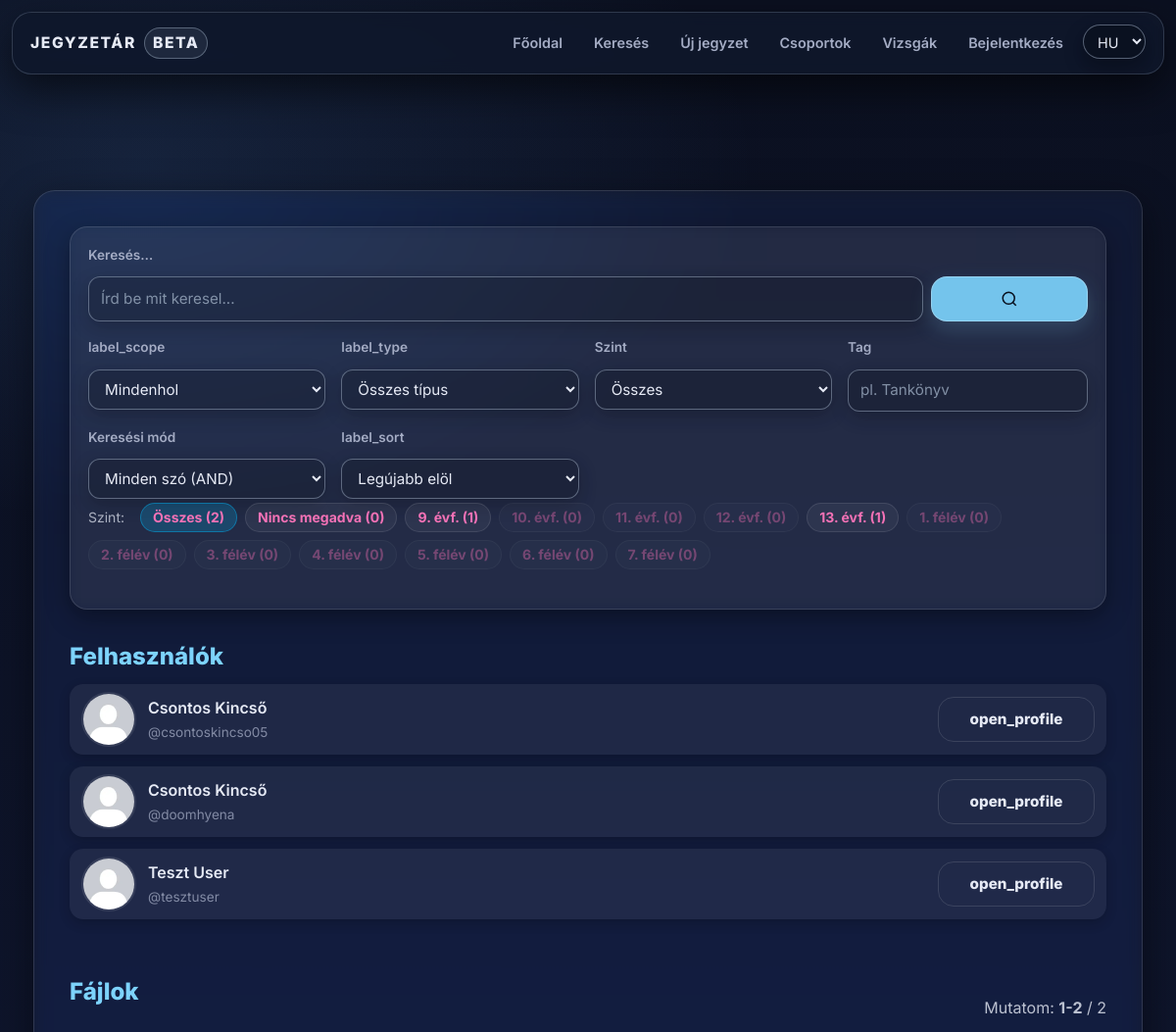
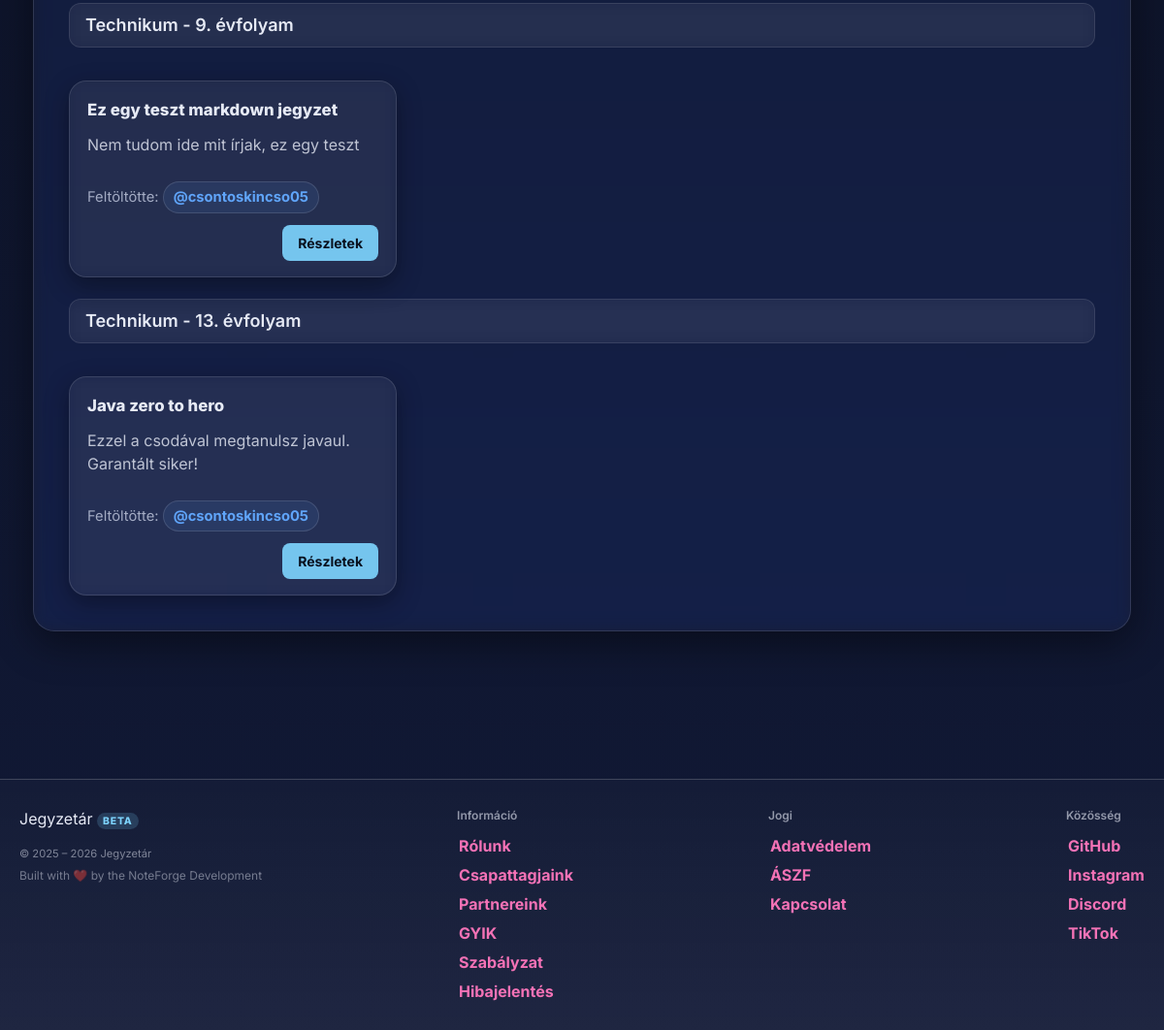
The page /search.php on the database as committed earlier (2 pictures, top to bottom).
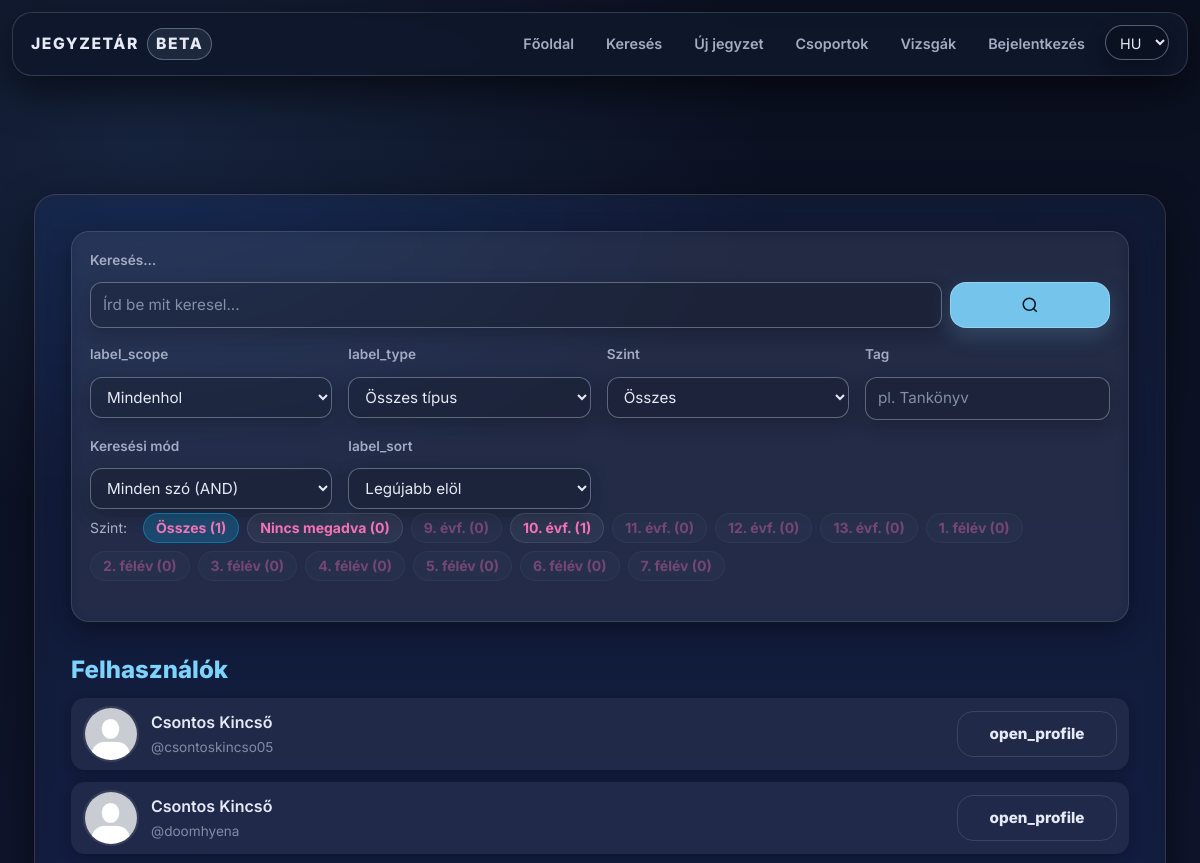
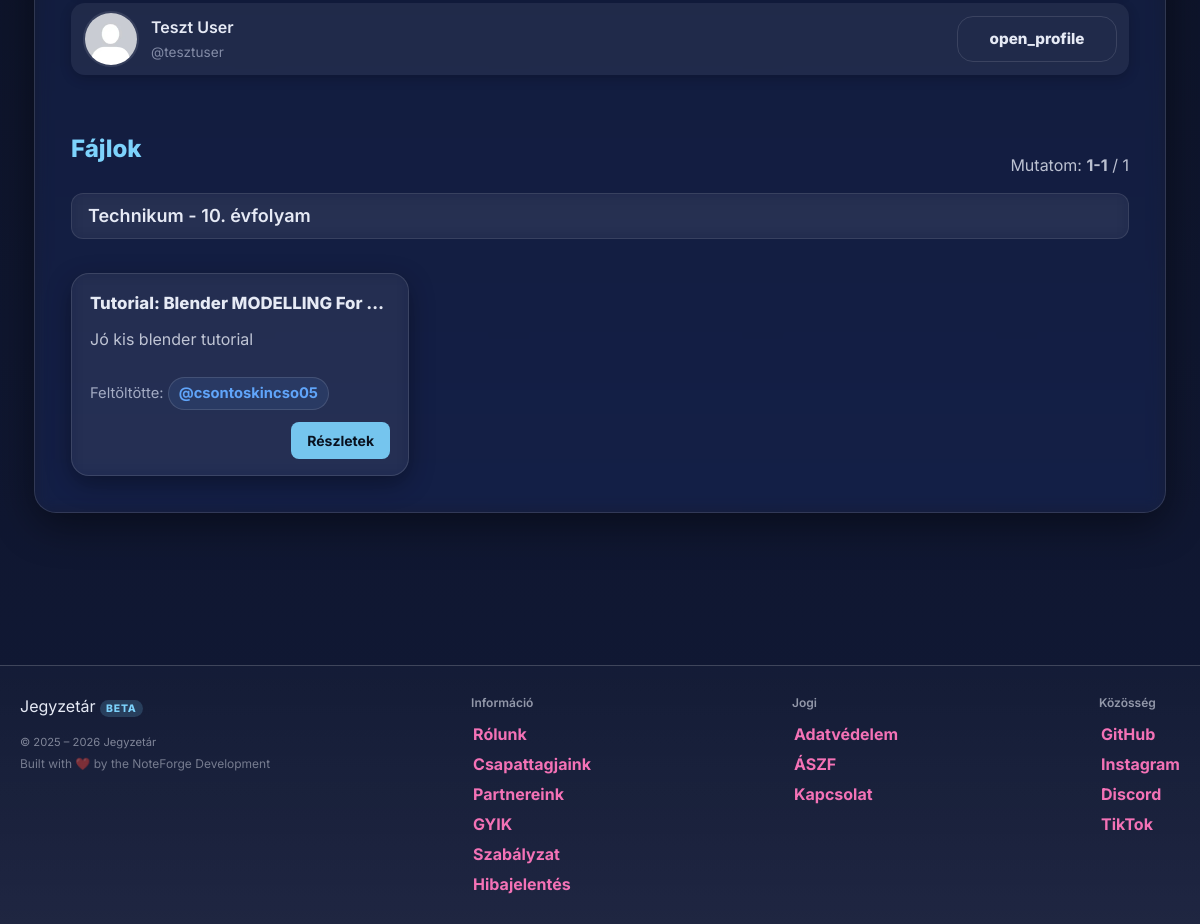
The same page on the database as committed later (2 pictures, top to bottom).
### tables this page shows
CREATE TABLE `users` (
  `id` int(11) NOT NULL,
  `lastname` varchar(100) DEFAULT NULL,
  `firstname` varchar(100) DEFAULT NULL,
  `username` varchar(50) NOT NULL,
  `birthdate` date DEFAULT NULL,
  `gender` varchar(10) DEFAULT NULL,
  `email` varchar(50) NOT NULL,
  `profile_picture` varchar(255) DEFAULT NULL,
  `password` varchar(255) NOT NULL,
  `security_question` varchar(255) NOT NULL,
  `security_answer` varchar(255) NOT NULL,
  `admin` tinyint(1) NOT NULL,
  `teacher` tinyint(1) DEFAULT NULL,
  `registration_date` datetime DEFAULT NULL,
  `language` varchar(5) NOT NULL DEFAULT 'hu',
  `oauth_provider` varchar(20) DEFAULT NULL,
  `oauth_sub` varchar(191) DEFAULT NULL,
  `email_verified` tinyint(1) NOT NULL DEFAULT 0,
  `bio` text DEFAULT NULL,
  `profile_theme` varchar(32) NOT NULL DEFAULT 'default',
  `twofa_enabled` tinyint(1) NOT NULL DEFAULT 0,
  `used_reg_code` varchar(64) DEFAULT NULL,
  `used_reg_code_at` datetime DEFAULT NULL,
  `show_fullname` tinyint(1) NOT NULL DEFAULT 1,
  `show_email` tinyint(1) NOT NULL DEFAULT 0,
  `show_birthdate` tinyint(1) NOT NULL DEFAULT 0
);

CREATE TABLE `files` (
  `id` int(11) NOT NULL,
  `uploaded_by` int(11) DEFAULT NULL,
  `name` varchar(255) NOT NULL,
  `file_name` varchar(255) DEFAULT NULL,
  `description` text DEFAULT NULL,
  `file_path` varchar(1024) DEFAULT NULL,
  `subject` varchar(100) NOT NULL,
  `tags` varchar(255) NOT NULL,
  `tn_name` varchar(255) DEFAULT NULL,
  `file_size` bigint(20) UNSIGNED DEFAULT NULL,
  `download_count` int(11) NOT NULL DEFAULT 0,
  `content_text` longtext DEFAULT NULL,
  `edu_stage` enum('hs','uni') DEFAULT NULL,
  `edu_level` tinyint(4) DEFAULT NULL,
  `external_url` varchar(255) NOT NULL,
  `content_type` enum('file','note') NOT NULL DEFAULT 'file',
  `note_markdown` mediumtext DEFAULT NULL,
  `note_excerpt` varchar(255) DEFAULT NULL
);

### assets/php/lang.php (called while the page is built, shortened)
<?php
    $supported_langs = ['hu', 'en', 'de'];
    if (isset($_GET['lang']) && in_array($_GET['lang'], $supported_langs, true)) {
        $lang = $_GET['lang'];
        $_SESSION['lang'] = $lang;
        if (!headers_sent()) {
            setcookie('lang', $lang, time() + 60*60*24*30, '/');
        }
    } else {
        if (isset($_SESSION['lang']) && in_array($_SESSION['lang'], $supported_langs, true)) {
            $lang = $_SESSION['lang'];
        } elseif (isset($_COOKIE['lang']) && in_array($_COOKIE['lang'], $supported_langs, true)) {
            $lang = $_COOKIE['lang'];
        } else {
            $lang = 'hu';
        }
    }
    $translations = [];
    if ($stmt = $conn->prepare("SELECT t_key, text FROM translations WHERE lang_code = ?")) {
        $stmt->bind_param('s', $lang);
        $stmt->execute();
        $result = $stmt->get_result();
        while ($row = $result->fetch_assoc()) {
            $translations[$row['t_key']] = $row['text'];
        }
    }

### assets/php/functions.php (called while the page is built, shortened)
<?php
    if (!function_exists('db_stmt')) {
        function db_stmt(mysqli $conn, string $sql, string $types = '', array $params = []): mysqli_stmt {
            $stmt = $conn->prepare($sql);
            if ($types !== '' && $params) {
                if (!$stmt->bind_param($types, ...$params)) {
                    db_log_error($conn, 'Paraméterek bind-elése sikertelen', $sql, $params);
                    throw new RuntimeException('Paraméterek bind-elése sikertelen: ' . $stmt->error);
                }
            }
            if (!$stmt->execute()) {
                db_log_error($conn, 'Végrehajtási hiba (execute)', $sql, $params);
                throw new RuntimeException('Végrehajtási hiba (execute): ' . $stmt->error);
            }
            return $stmt;
        }
    }
    if (!function_exists('db_query')) {
        function db_query(mysqli $conn, string $sql, string $types = '', array $params = []): mysqli_result
        {
            $stmt = db_stmt($conn, $sql, $types, $params);
            $result = $stmt->get_result();
            return $result;
        }
    }
    if (!function_exists('t')) {
        function t(string $key, string $fallback = ''): string {
            global $translations;
            if (!empty($translations) && array_key_exists($key, $translations)) {
                return (string)$translations[$key];
            }
            return $fallback !== '' ? $fallback : $key;
        }
    }
    if(!function_exists('strip_accents')) {
        function strip_accents(string $s): string {
            $s = mb_strtolower($s, 'UTF-8');
            $t = @iconv('UTF-8', 'ASCII//TRANSLIT//IGNORE', $s);
            return $t !== false ? $t : $s;
        }
    }
    if (!function_exists('build_snippet')) {
        function build_snippet(string $text, array $needles, int $radius = 90): string {
            $text = trim($text);
            $bestPos = null;
            $len = mb_strlen($text, 'UTF-8');
            if ($bestPos === null) {
                $cut = mb_substr($text, 0, min($len, 200), 'UTF-8');
                return ($len > 200) ? ($cut . '…') : $cut;
            }
            $start = max(0, $bestPos - $radius);
            $end = min($len, $bestPos + $radius + 120);
            $snippet = mb_substr($text, $start, $end - $start, 'UTF-8');
            return $snippet;
        }
    }
    if (!function_exists('highlight_many_html')) {
        function highlight_many_html(string $text, array $needles): string {
            $safe = htmlspecialchars($text, ENT_QUOTES | ENT_SUBSTITUTE, 'UTF-8');
            if (!$needles) return $safe;
            return $safe;
        }
    }

### search.php (the view, shortened to what the rows shown need)
<?php
    require "assets/php/db.php";
    require_once "assets/php/functions.php";
    $q = trim($_GET['q'] ?? '');
    $scope = strtolower($_GET['scope'] ?? 'all');
    $sort = strtolower($_GET['sort'] ?? 'newest');
    $page = (int)($_GET['page'] ?? 1);
    $perPage = 24;
    $userResult = null;
    if ($scope !== 'files') {
        $where = '';
        $types = '';
        $params = [];
        $order = 'ORDER BY u.username ASC';
        $sqlUsers = "SELECT u.id, u.username, u.firstname, u.lastname, u.profile_picture FROM users u $where $order LIMIT 50";
        $userResult = db_query($conn, $sqlUsers, $types, $params);
    }
    $fileResult = null;
    $hasEduStage = false;
    $hasEduLevel = false;
    $columnsRes = $conn->query("SHOW COLUMNS FROM files");
    if ($columnsRes) {
        while ($c = $columnsRes->fetch_assoc()) {
            $col = strtolower($c['Field'] ?? '');
            if ($col === 'edu_stage') $hasEduStage = true;
            if ($col === 'edu_level') $hasEduLevel = true;
        }
    }
    $useEdu = ($hasEduStage && $hasEduLevel);
    if ($scope !== 'users') {
        $whereBase = [];
        $typesBase = '';
        $paramsBase = [];
        $whereSql = $whereBase ? 'WHERE ' . implode(' AND ', $whereBase) : '';
        $scoreSql = '0 AS score';
        $debugSql = '';
        $orderSql = 'ORDER BY f.id DESC';
        if ($useEdu) {
            if ($sort === 'rating') {
                $orderSql = 'ORDER BY (f.edu_stage IS NULL OR f.edu_level IS NULL) ASC, f.edu_stage ASC, f.edu_level ASC, avg_rating DESC, rating_count DESC, f.id DESC';
            } elseif ($sort === 'relevance' && $q !== '') {
                $orderSql = 'ORDER BY (f.edu_stage IS NULL OR f.edu_level IS NULL) ASC, f.edu_stage ASC, f.edu_level ASC, score DESC, f.id DESC';
            } elseif ($sort === 'oldest') {
                $orderSql = 'ORDER BY (f.edu_stage IS NULL OR f.edu_level IS NULL) ASC, f.edu_stage ASC, f.edu_level ASC, f.id ASC';
            } else {
                $orderSql = 'ORDER BY (f.edu_stage IS NULL OR f.edu_level IS NULL) ASC, f.edu_stage ASC, f.edu_level ASC, f.id DESC';
            }
        }
        $offset = ($page - 1) * $perPage;
        $useKeyset = false;
        $pagingWhereSql = $whereSql;
        $typesPaged = $typesBase;
        $paramsPaged = $paramsBase;
        if ($sort === 'rating') {
            $sqlFiles = "SELECT f.*, $scoreSql $debugSql, IFNULL(AVG(r.rating), 0) AS avg_rating, COUNT(r.id) AS rating_count FROM files f LEFT JOIN ratings r ON r.file_id = f.id $pagingWhereSql GROUP BY f.id $orderSql LIMIT ?";
            $typesPaged .= 'i';
            $paramsPaged[] = $perPage;
        } else {
            $sqlFiles = "SELECT f.*, $scoreSql $debugSql FROM files f $pagingWhereSql $orderSql LIMIT ?";
            $typesPaged .= 'i';
            $paramsPaged[] = $perPage;
        }
        if (!$useKeyset) {
            $sqlFiles .= " OFFSET ?";
            $typesPaged .= 'i';
            $paramsPaged[] = $offset;
        }
        $fileResultQ = db_query($conn, $sqlFiles, $typesPaged, $paramsPaged);
        $fileResult = null;
        if ($fileResultQ) {
            $buffered = [];
            while ($row = $fileResultQ->fetch_assoc()) {
                $buffered[] = $row;
            }
            $fileResult = $buffered;
        }
    }
    require "assets/php/lang.php";
?>
<!DOCTYPE html>
<html lang="<?= htmlspecialchars($lang) ?>">
<head>
    <link rel="stylesheet" href="assets/css/styles.css">
    <script src="https://cdn.jsdelivr.net/npm/@tailwindcss/browser@4"></script>
</head>
<body>
<div class="content-wrapper w-full">
    <?php include "assets/php/ads.php"; ?>
    <div class="main w-full max-w-6xl mx-auto px-4 md:px-6 lg:px-8 py-6">
        <?php if ($userResult && $userResult->num_rows > 0): ?>
            <div class="list-compact flex flex-col gap-3 mb-6">
                <?php while ($u = $userResult->fetch_assoc()):
                    $usernameRaw = $u['username'];
                    $username = htmlspecialchars($usernameRaw);
                    $fullname = htmlspecialchars(trim(($u['lastname'] ?? '').' '.($u['firstname'] ?? '')));
                    $pfp = "assets/img/default_profile_picture.jpg";
                    ?>
                    <article class="mini-card flex items-center gap-3 p-3 rounded-lg bg-white/5 border border-white/10">
                        <img src="<?= htmlspecialchars($pfp) ?>" alt="" class="w-12 h-12 md:w-14 md:h-14 rounded-full object-cover border-2 border-white/10 flex-shrink-0">
                        <div class="mini-main flex-1 min-w-0">
                            <h4 class="mini-title text-base md:text-lg font-semibold truncate"><?= $fullname ?: '@'.$username ?></h4>
                            <p class="mini-meta text-sm md:text-base opacity-75 truncate">@<?= $username ?></p>
                        </div>
                        <a href="profile.php?username=<?= urlencode($usernameRaw) ?>"
                           class="btn-ghost text-sm md:text-base flex-shrink-0"
                           title="<?= t('open_profile') ?>">
                            <?= t('open_profile') ?>
                        </a>
                    </article>
                <?php endwhile; ?>
            </div>
        <?php endif; ?>
        <?php if (is_array($fileResult) && count($fileResult) > 0): ?>
                <?php
                    $needlesForUi = $GLOBALS['__search_tokens'] ?? [];
                ?>
            <?php
                $currentEduHeader = '__init__';
                $renderEduHeader = function($s, $l) {
                    if ($s === null || $l === null || $s === '' || $l === '') return 'Nincs megadva';
                    $l = (int)$l;
                    if ($s === 'hs') return "Technikum - {$l}. évfolyam";
                    if ($s === 'uni') return "Egyetem - {$l}. félév";
                    return 'Nincs megadva';
                };
            ?>
            <div class="content-grid grid grid-cols-1 md:grid-cols-2 lg:grid-cols-3 gap-4 md:gap-6">
                <?php foreach ($fileResult as $f):
                    $uploaderQ = db_query($conn, "SELECT username FROM users WHERE id = ?", "i", [(int)($f['uploaded_by'] ?? 0)]);
                    $uploader  = $uploaderQ && $uploaderQ->num_rows ? $uploaderQ->fetch_assoc()['username'] : null;
                    $stVal = ($useEdu ? ($f['edu_stage'] ?? null) : null);
                    $lvVal = ($useEdu ? ($f['edu_level'] ?? null) : null);
                    $eduKey = ($useEdu ? (($stVal === null || $lvVal === null) ? '__null__' : ((string)$stVal . '-' . (string)$lvVal)) : '__nogroup__');
                    if ($useEdu && $eduKey !== $currentEduHeader):
                        $currentEduHeader = $eduKey;
                        ?>
                        <div class="md:col-span-2 lg:col-span-3">
                            <div class="sticky top-0 z-10 mb-3 rounded-xl bg-white/5 backdrop-blur border border-white/10 px-4 py-2">
                                <h4 class="text-base md:text-lg font-semibold">
                                    <?= htmlspecialchars($renderEduHeader($stVal, $lvVal)) ?>
                                </h4>
                            </div>
                        </div>
                    <?php endif; ?>
                    <article class="card p-4 break-words flex flex-col">
                        <h4 class="entry-title text-lg md:text-xl mb-2 truncate">
                            <?= highlight_many_html($f['name'] ?? '', $needlesForUi) ?>
                        </h4>
                        <?php if (!empty($f['description'])):
                            $snippet = build_snippet((string)$f['description'], $needlesForUi, 90);
                            ?>
                            <p class="text-sm md:text-base opacity-80 mb-3 line-clamp-3">
                                <?= highlight_many_html($snippet, $needlesForUi) ?>
                            </p>
                        <?php endif; ?>
                        <?php if ($uploader): ?>
                            <p class="entry-meta text-sm md:text-base mb-4">
                                <?= t('label_uploaded_by') ?>
                                <a class="uploader-name" href="profile.php?username=<?= urlencode($uploader) ?>">
                                    @<?= htmlspecialchars($uploader) ?>
                                </a>
                            </p>
                        <?php endif; ?>
                        <div class="mt-auto flex flex-wrap gap-2 items-center">
                            <a class="note-link text-sm md:text-base ml-auto" href="note.php?id=<?= (int)$f['id'] ?>">
                                <?= t('btn_details') ?>
                            </a>
                        </div>
                    </article>
                <?php endforeach; ?>
            </div>
        <?php endif; ?>
    </div>
</div>
</body>
</html>

Rows that differ between the two databases and show on the page:
removed files: lvVal "Technikum - 9. évfolyam", name "Ez egy teszt markdown jegyzet", description "Nem tudom ide mit írjak, ez egy teszt", users.username "csontoskincso05"
removed files: lvVal "Technikum - 13. évfolyam", name "Java zero to hero", description "Ezzel a csodával megtanulsz javaul. Garantált siker!", users.username "csontoskincso05"
added files: lvVal "Technikum - 10. évfolyam", name "Tutorial: Blender MODELLING For…", description "Jó kis blender tutorial", uploaded_by.username "csontoskincso05"
Other text that changed with them:
$allCnt: "2" → "1"
$showTo: "2" → "1"
$fileTotal: "2" → "1"
new list line: "13 . évf. ( 0 )"
list line gone: "13 . évf. ( 1 )"
